Frame 1 (no input): blank canvas, image omitted
Frame 60 (no input): blank canvas, image omitted
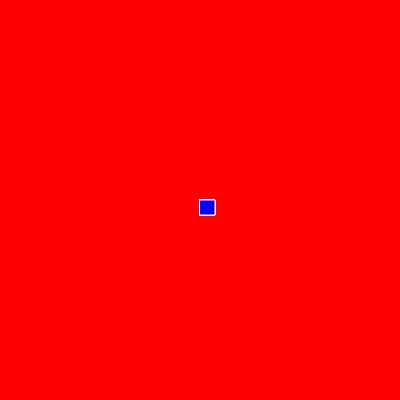
Frame 120 (the mouse pressed at the canvas centre since frame 60)

The p5.js sketch whose frames 1 and 60 were blank and that drew this single picture after the mouse press (run headless with seeded random() and noise() and a simulated clock; from frame 60 on, the mouse is pressed at the canvas centre):

// p5.js sketch
// ── sketch.js
function setup() {
  createCanvas(400, 400);
    background("red");

}

function draw() {
fill("blue");
stroke("white");
  
  //console.log(mouseIsPressed);
  
  if(mouseIsPressed){
    rect(mouseX, mouseY, 15, 15);
  }
  




}
